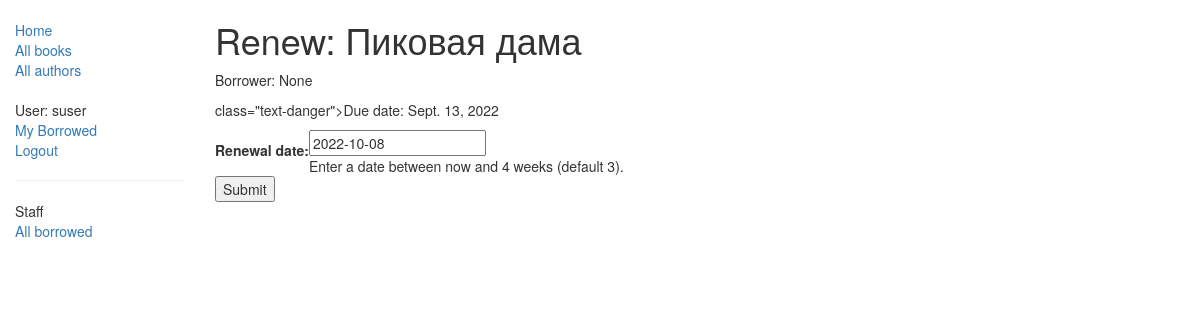
The app's page /catalog/book/d9ed1352-7a13-406e-9417-68f2b46ff72b/renew/ (signed in), older data.
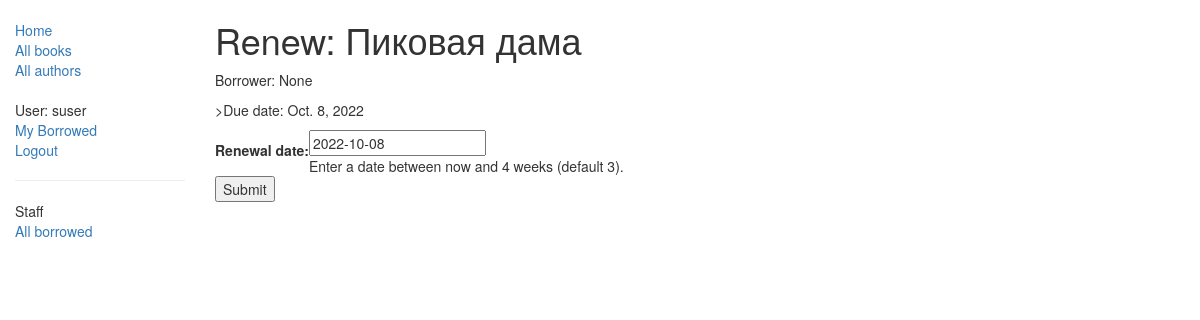
The same page, newer data.
### catalog/models.py (models this page shows, shortened)
class BookInstance(models.Model):
    id = models.UUIDField(primary_key=True, default=uuid.uuid4, help_text="Unique ID for this particular book across whole library")
    book = models.ForeignKey('Book', on_delete=models.SET_NULL, null=True)
    imprint = models.CharField(max_length=200)
    due_back = models.DateField(null=True, blank=True)
    language = models.ForeignKey('Language', on_delete=models.SET_NULL, null=True)
    borrower = models.ForeignKey(User, on_delete=models.SET_NULL, null=True, blank=True)
    LOAN_STATUS = (
        ('m', 'Maintenance'),
        ('o', 'On loan'),
        ('a', 'Available'),
        ('r', 'Reserved'),
    )
    status = models.CharField(max_length=1, choices=LOAN_STATUS, blank=True, default='m', help_text='Book availability')
    class Meta:
        ordering = ["due_back"]
    @property
    def is_overdue(self):
        if self.due_back and date.today() > self.due_back:
            return True
        return False
    class Meta:
        ordering = ['due_back']
        permissions = (("can_mark_returned", "Set book as returned"),)

class Book(models.Model):
    title = models.CharField(max_length=200)
    author = models.ForeignKey('Author', on_delete=models.SET_NULL, null=True)
    summary = models.TextField(max_length=1000, help_text="Enter a brief description of the book")
    isbn = models.CharField('ISBN', max_length=13, help_text='13 Character <a href="https://www.isbn-international.org/'
                                                             'content/what-isbn">ISBn number</a>')
    genre = models.ManyToManyField(Genre, help_text="Select a genre for this book")
    language = models.ForeignKey('Language', on_delete=models.SET_NULL, null=True)
    def display_genre(self):
        return ', '.join([genre.name for genre in self.genre.all()[:3]])
    display_genre.short_description = 'Genre'

### catalog/views.py (the view)
# urls.py: re_path(r'^book/(?P<pk>[-\w]+)/renew/$', views.renew_book_librarian, name='renew-book-librarian'),
@permission_required('catalog.can_mark_returned')
def renew_book_librarian(request, pk):
    book_inst = get_object_or_404(BookInstance, pk=pk)
    if request.method == 'POST':
        form = RenewBookForm(request.POST)
        if form.is_valid():
            book_inst.due_back = form.cleaned_data['renewal_date']
            book_inst.save()
            return HttpResponseRedirect(reverse('all-borrowed') )
    else:
        proposed_renewal_date = datetime.date.today() + datetime.timedelta(weeks=3)
        form = RenewBookForm(initial={'renewal_date': proposed_renewal_date,})
    return render(request, 'catalog/book_renew_librarian.html', {'form': form, 'bookinst':book_inst})

### catalog/forms.py (shortened to what this page needs)
class RenewBookForm(forms.Form):
    renewal_date = forms.DateField(help_text="Enter a date between now and 4 weeks (default 3).")

### catalog/templates/catalog/book_renew_librarian.html (shortened to what this page needs)
{% extends "base_generic.html" %}
{% block content %}
    <h1>Renew: {{bookinst.book.title}}</h1>
    <p>Borrower: {{bookinst.borrower}}</p>
    <p>{% if bookinst.is_overdue %} class="text-danger"{% endif %}>Due date: {{bookinst.due_back}}</p>
    <form action="" method="post">
        <table>
        {{ form }}
        </table>
        <input type="submit" value="Submit" />
    </form>
{% endblock %}

Row changes from the older to the newer data that the page shows:
changed BookInstance "None": due_back "Sept. 13, 2022" → "Oct. 8, 2022"
Text that changed along with them:
text no longer shown: "class=\"text-danger\""
